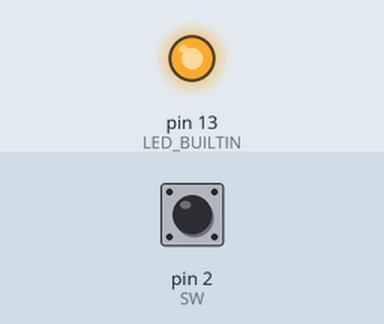
A sketch run on a simulated Arduino Mega 2560, built with avr-gcc and run on an emulated ATmega2560. On the bench: output pins drawn as LEDs (lit = HIGH). The test bench sets the inputs (shaded band); at power-on: pin 2 (SW) HIGH. What the sketch prints to the serial monitor is not drawn.

Above: at 1.2 s.
1.3 s: pin 2 (SW) pulled LOW for 0.15 s
At 1.37 s:
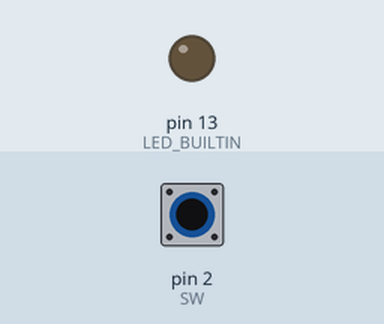
2.9 s: pin 2 (SW) pulled LOW for 3.2 s
At 6.9 s:
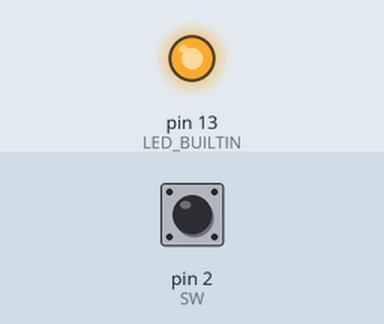
Timing chart, 0 to 8.4 s (numbered marks = the images above; inputs shaded):
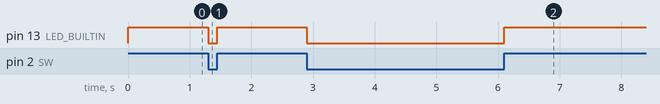

The sketch:

___________________.ino
```cpp
/*
//150p
#define SW 2

void setup(){
  pinMode(LED_BUILTIN, OUTPUT);
  pinMode(SW, INPUT);
}

void loop() {
  int state = digitalRead(SW);
  digitalWrite(LED_BUILTIN, state);
}
*/

//151p
#define SW 2

void setup(){
  pinMode(LED_BUILTIN, OUTPUT);
  pinMode(SW, INPUT);
  Serial.begin(115200);
}

void loop() {
  int state = digitalRead(SW);

  digitalWrite(LED_BUILTIN, state);
  Serial.println(state);
}
```

Measured:
- after the input at 1.3 s, pin 13 (LED_BUILTIN): HIGH → LOW at once, → HIGH 0.15 s later
- after the input at 2.9 s, pin 13 (LED_BUILTIN): HIGH → LOW at once, → HIGH 3.2 s later
